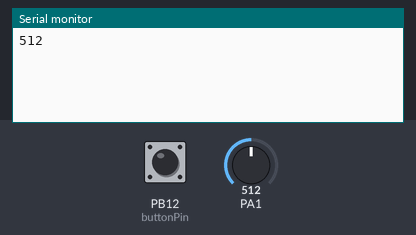
Bench run of a sketch on a simulated STM32 Blue Pill. On the bench: the last lines printed to the serial monitor. Inputs (shaded band) come from the test bench; at power-on: PA1 = 512, PB12 (buttonPin) LOW.

Above: at 1.2 s.
1.3 s: PA1 set to 716
At 1.9 s:
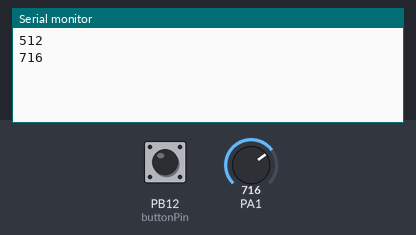
2.8 s: PB12 (buttonPin) pulled HIGH for 0.15 s
At 4.0 s:
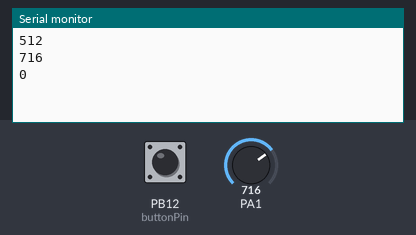
4.4 s: PA1 set to 900
At 5.7 s:
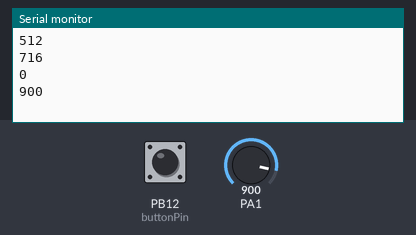
Timing chart, 0 to 7.4 s (numbered marks = the images above; inputs shaded):
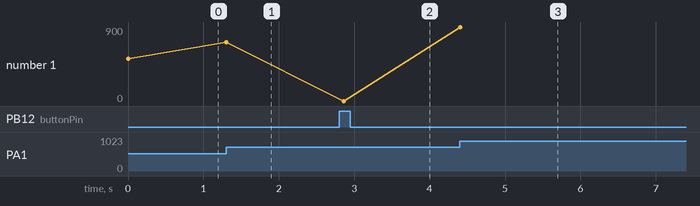

The sketch:

sketch_dec30b.ino
```cpp
long val = 0;
long old_val = 0;
bool volume_state = true;

int buttonState;
int lastButtonState = LOW;

unsigned long lastDebounceTime = 0;
unsigned long debounceDelay = 50;

int buttonPin = PB12;

void setup() {
  Serial.begin(9600);
  pinMode(buttonPin, INPUT);
}

void loop() {
  val = analogRead(PA1);
  if (abs(old_val - val) > 40)
  {
    old_val = val;
    volume_state = true;
    Serial.println(val);
  }

  int reading = digitalRead(buttonPin);
  if (reading != lastButtonState) {
    lastDebounceTime = millis();
  }

  if ((millis() - lastDebounceTime) > debounceDelay) {
    if (reading != buttonState) {
      buttonState = reading;
      if (buttonState == HIGH) {
        volume_state = !volume_state;
        if (volume_state)
        {
          Serial.println(old_val);
        }
        else
        {
          Serial.println(0);
        }
      }
    }
  }

  lastButtonState = reading;
  delay(10);
}
```

Measured:
- after the input at 1.3 s, the serial monitor: prints a new line at once (image 1)
- after the input at 2.8 s, the serial monitor: prints a new line after 0.06 s (image 2)
- after the input at 4.4 s, the serial monitor: prints a new line at once (image 3)
- plotted number 1: 512 → 716 after the input at 1.3 s, 716 → 0 after the input at 2.8 s, 0 → 900 after the input at 4.4 s
